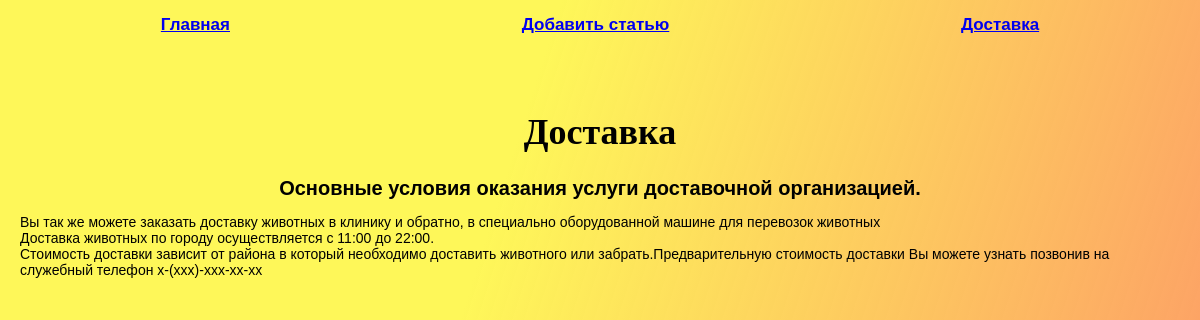
Page /delivery on the committed database.
### tables this page shows
CREATE TABLE mainmenu(
id INTEGER PRIMARY KEY AUTOINCREMENT,
title TEXT NOT NULL,
url TEXT NOT NULL
);

### main.py (the view)
@app.route("/delivery")
def delivery():
    db = get_db()  # db вызывает функцию get_db() которая открывает соединение с БД
    dbase = FDataBase(db)  # принимает переменную db
    return render_template("delivery.html", title='Доставка', menu=dbase.get_menu())

### FDataBase.py (called while the page is built)
    def get_menu(self): # функция вывода данных menu
        sql = 'SELECT * FROM mainmenu' # запрос на вывод все данных из таблицы
        try: # если БД существует
            self.__cur.execute(sql) # считываем данные
            res = self.__cur.fetchall() # все данные сохраняем в переменную res
            if res: # если res не пустой
                return res
        except IOError: # если произошла ошибка и try не отработал
            print("Ошибка чтения из БД")
        return [] # если ничего не вернет создадим пустой список

### main.py (called while the page is built)
def connect_db():
    con = sqlite3.connect(app.config['DATABASE'])
    con.row_factory = sqlite3.Row
    return con

def get_db():  # соединение с БД, если еще не установлено
    if not hasattr(g, 'link_db'):  # hasattr - проверка на наличие атрибутов
        g.link_db = connect_db()
    return g.link_db

### templates/delivery.html (shortened to what this page needs)
{% extends 'base.html' %}
{% block content %}
{{ super() }}
<div class="img-cover">
<div class="text-delivery">
    <div class="text-delivery-p1">
        <p1>Основные условия оказания услуги доставочной организацией.</p1>
    </div>
    <div class="text-delivery-ul">
        <ul>
            <li>Вы так же можете заказать доставку животных в клинику и обратно, в специально оборудованной машине для перевозок животных</li>
            <li>Доставка животных по городу осуществляется с 11:00 до 22:00.</li>
            <li>Стоимость доставки зависит от района в который необходимо доставить животного или забрать.Предварительную
                стоимость доставки Вы можете узнать позвонив на служебный телефон x-(xxx)-xxx-xx-xx</li>
        </ul>
    </div>
</div>
    </div>
{% endblock %}

### templates/base.html (shortened to what this page needs)
<!DOCTYPE html>
<html lang="en">
<head>
    <link rel="stylesheet" href="{{ url_for('static',filename='css/style.css') }}">
</head>
<body>
{% block content %}
    <ul class="menu">
        {% for m in menu %}
        <li>
            <a href="{{ m.url }}">{{ m.title }}</a>
        </li>
        {% endfor %}
    </ul>
<div class="container">
    <div class="content">
        {% if title %}
        <h1>{{ title }}</h1>
        {% else %}
        <h1>itStudio</h1>
        {%endif%}
    </div>
{% endblock %}
</div>
</body>
</html>

### static/css/style.css (style rules this page uses)
body { background: linear-gradient(107.66deg, #FEF759 38.95%, rgba(251, 102, 39, 0.7) 100.38%); box-shadow: 0px 4px 4px rgba(0, 0, 0, 0.25); margin: 0; padding: 0; height: 760px; font-family: Verdana; }
.menu { display: flex; justify-content: space-around; list-style: none; background-image: url(/static/56.png); padding: 15px; margin-top: 0; font-size: 17px; font-family: Verdana, Geneva, Tahoma, sans-serif; color: black; }
.menu a { font-weight: bold; }
ul { list-style: none; padding: 0; }
.container { max-width: 1200px; margin: 0 auto; padding: 20px; box-sizing: border-box; color: black; }
.text-delivery-p1 { text-align: center; font-size: 20px; font-weight: bold; font-family:Verdana, Geneva, Tahoma, sans-serif; color: black; }
.text-delivery-ul { font-size: 14px; font-family:Verdana, Geneva, Tahoma, sans-serif; color: black; }
.content { text-align: center; font-size: 18px; }

### rows in the picture
mainmenu: title "Главная"
mainmenu: title "Добавить статью"
mainmenu: title "Доставка"
